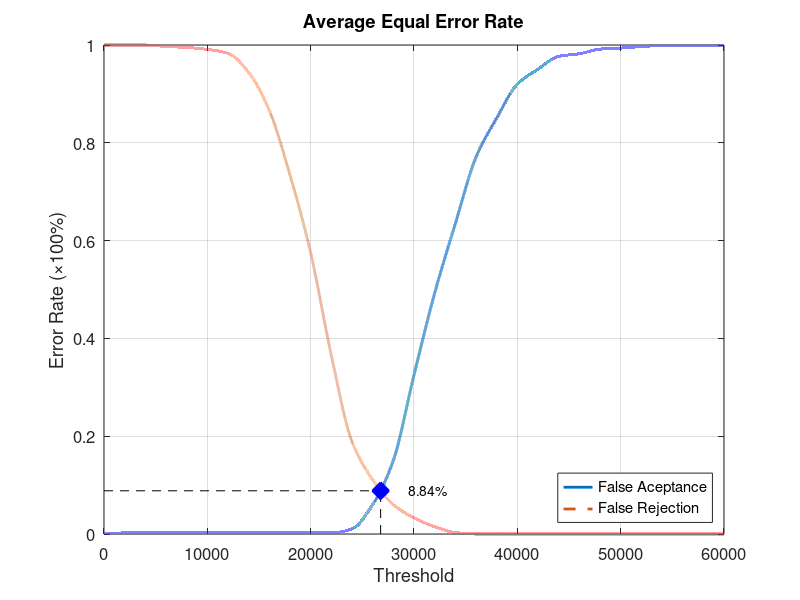
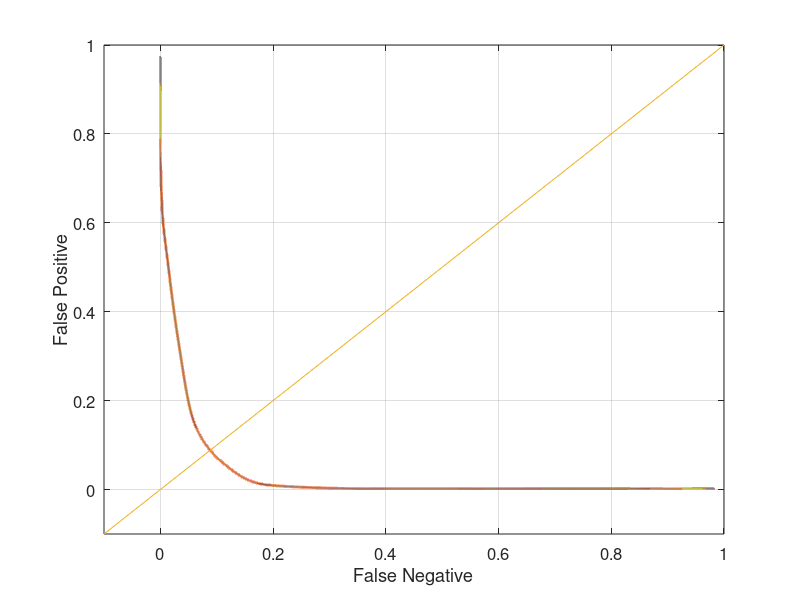

Write MATLAB code to recreate these figures, in order.
function yEER = Database4Average
close all;
clear;
clc;
x = 0:2000:60000;
xq = 0:0.5:60000;

y0 = [0 0.00210526 0.00210526 0.00210526 0.00210526 0.00210526 0.00210526 0.00210526 0.00210526 0.00210526 0.00210526 0.00210526 0.0105263 0.06 0.150526 0.325263 0.492632 0.634737 0.770526 0.850526 0.92 0.950526 0.976842 0.982105 0.991579 0.993684 0.996842 0.998947 0.998947 0.998947 1];
yy0 = interp1(x, y0, xq, 'pchip');
y1 = [1 1 1 0.997 0.995 0.991 0.983 0.944 0.866 0.734 0.575 0.365 0.189 0.111 0.06 0.033 0.015 0.003 0 0 0 0 0 0 0 0 0 0 0 0 0];
yy1 = interp1(x, y1, xq, 'pchip');

% Calculating EER: 
y2 = abs(y0 - y1);
find(y2 == min(y2))
yy2 = abs(yy0 - yy1);
xEER = find(yy2 == min(yy2));
xEERIndex = xq(xEER) % X-axis EER
yEER = yy0(xEER) % Y-axis EER

main = figure
plot(xq, yy0,'-','LineWidth', 2);	hold on
plot(xq, yy1,'--','LineWidth', 2);	hold on
plot([xEERIndex xEERIndex], [0 yEER], 'k--');	hold on
plot([0 xEERIndex], [yEER yEER], 'k--');	hold on
plot(xEERIndex, yEER, 'bx', 'LineWidth', 10);	hold on
text(xEERIndex + 10 * xEERIndex / 100, yEER, [num2str(round((10000 * yEER)) / 100) '%'])
legend('False Aceptance', 'False Rejection', 'Location', 'SouthEast')
xlabel('Threshold')
ylabel('Error Rate (\times100%)')
title('Average Equal Error Rate')
set(gca, 'FontSize', 12)
axis([0 60000 0 1])
grid on

print(main, 'Database4AverageMain', '-dpng');
FNRxFPR = figure('Color', [1 1 1]);
plot(yy1, yy0, '-', yy1, yy0, 'LineWidth', 2);
hold on
y = -0.1:0.1:1
plot(y, y); 
set(gca, 'FontSize', 12)
xlabel('False Negative')
ylabel('False Positive')
axis([-0.1 1 -0.1 1])
set(gca, 'FontSize', 12)
grid on

print(FNRxFPR, 'Database4AverageFNRxFPR','-dpng');
end
